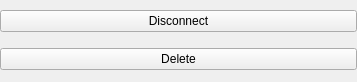
<?xml version="1.0" encoding="UTF-8"?>
<ui version="4.0">
 <class>GeneralButton</class>
 <widget class="QWidget" name="GeneralButton">
  <property name="geometry">
   <rect>
    <x>0</x>
    <y>0</y>
    <width>357</width>
    <height>82</height>
   </rect>
  </property>
  <property name="windowTitle">
   <string>GeneralButton</string>
  </property>
  <layout class="QVBoxLayout" name="verticalLayout">
   <property name="leftMargin">
    <number>0</number>
   </property>
   <property name="topMargin">
    <number>0</number>
   </property>
   <property name="rightMargin">
    <number>0</number>
   </property>
   <property name="bottomMargin">
    <number>0</number>
   </property>
   <item>
    <widget class="QPushButton" name="disconnectButton">
     <property name="text">
      <string>Disconnect</string>
     </property>
    </widget>
   </item>
   <item>
    <widget class="QPushButton" name="deleteButton">
     <property name="text">
      <string>Delete</string>
     </property>
    </widget>
   </item>
  </layout>
 </widget>
 <resources/>
 <connections/>
</ui>
